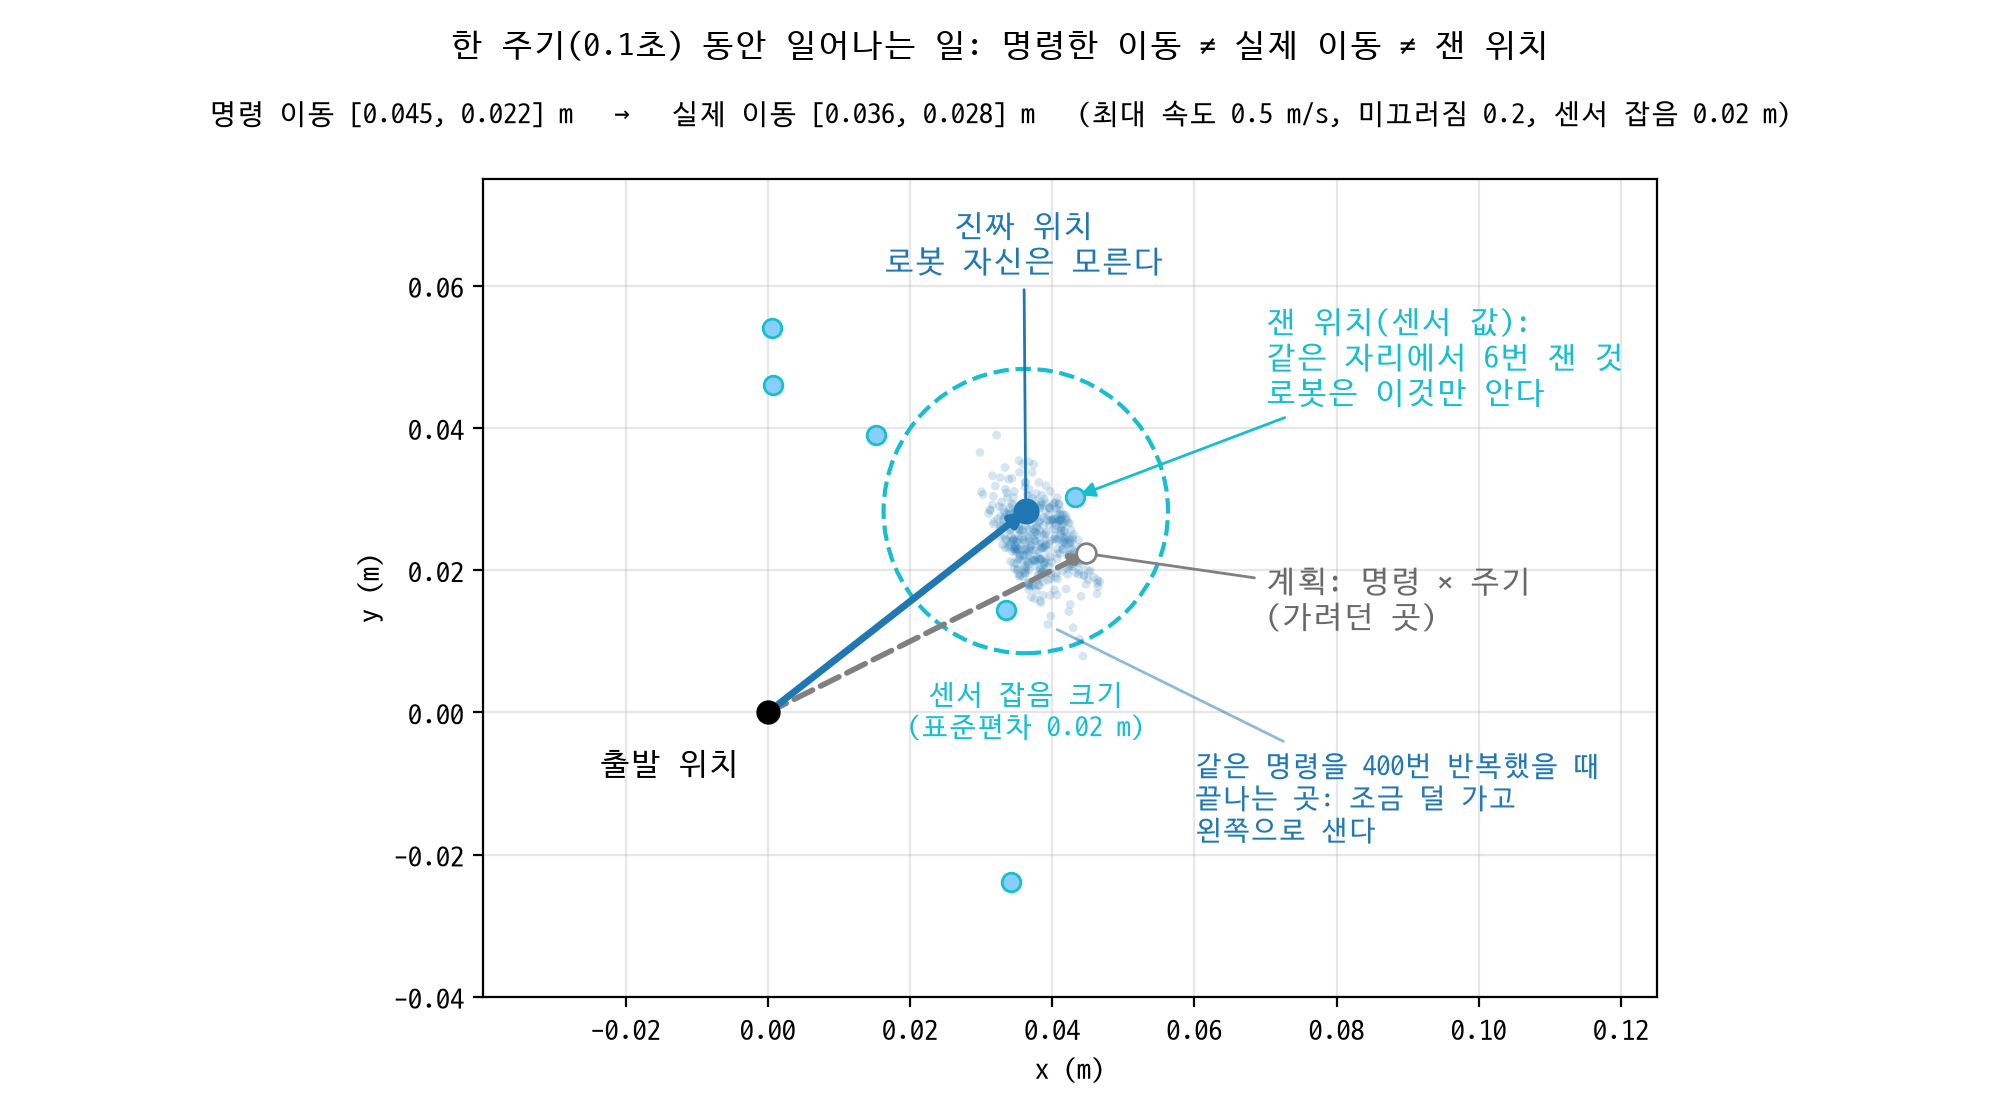

Reproduce this figure in Python.
import matplotlib.pyplot as plt
import numpy as np

# plt.rcParams["font.family"] = "AppleGothic"
plt.rcParams["font.family"] = "D2Coding"
plt.rcParams["axes.unicode_minus"] = False

# point_robot.py 에서 그대로 가져온 부분 (이름과 매개변수 동일)
최대_속도 = 0.5        # m/s


def 속도_제한(속도, 최대=최대_속도):
    크기 = np.linalg.norm(속도)
    return 속도 * (최대 / 크기) if 크기 > 최대 else 속도


def 움직이기(위치, 속도_명령, 주기, 생성기=None, 미끄러짐=0.0):
    이동 = 속도_제한(속도_명령) * 주기
    if 생성기 is not None and 미끄러짐 > 0:
        덜_감 = 생성기.uniform(1 - 미끄러짐, 1.0)
        옆_비율 = 생성기.normal(미끄러짐 / 2, 미끄러짐 / 2)
        왼쪽 = np.array([-이동[1], 이동[0]])
        이동 = 덜_감 * 이동 + 옆_비율 * 왼쪽
    return 위치 + 이동


def 위치_재기(위치, 생성기=None, 잡음=0.0):
    if 생성기 is None or 잡음 == 0:
        return 위치.copy()
    return 위치 + 생성기.normal(0, 잡음, size=2)


# 한 주기: b02 와 같은 방향(목표 [2, 1]), 최대 속도, 주기 0.1초, 미끄러짐 0.2, 센서 잡음 0.02 m
시작, 목표 = np.array([0.0, 0.0]), np.array([2.0, 1.0])
주기, 미끄러짐, 센서_잡음 = 0.1, 0.2, 0.02
속도_명령 = (목표 - 시작) / np.linalg.norm(목표 - 시작) * 최대_속도
생성기 = np.random.default_rng(1)

명령_끝 = 움직이기(시작, 속도_명령, 주기)                       # 미끄러짐 없는 계획
진짜_끝 = 움직이기(시작, 속도_명령, 주기, 생성기, 미끄러짐)     # 이번에 실제로 간 곳
반복 = np.array([움직이기(시작, 속도_명령, 주기, 생성기, 미끄러짐) for _ in range(400)])
잰_점 = np.array([위치_재기(진짜_끝, 생성기, 센서_잡음) for _ in range(6)])
print(f"명령 이동 {(명령_끝 - 시작).round(4)} (길이 {np.linalg.norm(명령_끝 - 시작):.4f} m)")
print(f"실제 이동 {(진짜_끝 - 시작).round(4)} (길이 {np.linalg.norm(진짜_끝 - 시작):.4f} m, "
      f"명령의 {np.linalg.norm(진짜_끝 - 시작) / np.linalg.norm(명령_끝 - 시작):.0%})")
print(f"센서 잡음 표준편차 {센서_잡음} m, 잰 위치 6개 중 첫 값 {잰_점[0].round(4)}")

그림, 칸 = plt.subplots(figsize=(10, 5.6))
칸.scatter(*반복.T, s=10, color="tab:blue", alpha=0.18, edgecolor="none", zorder=2)
칸.add_patch(plt.Circle(진짜_끝, 센서_잡음, fill=False, color="tab:cyan", linestyle="--", linewidth=1.5, zorder=3))
칸.annotate("", xy=명령_끝, xytext=시작, zorder=4,
          arrowprops=dict(arrowstyle="-|>", color="gray", linestyle="--", linewidth=2, shrinkA=0, shrinkB=0))
칸.annotate("", xy=진짜_끝, xytext=시작, zorder=5,
          arrowprops=dict(arrowstyle="-|>", color="tab:blue", linewidth=2.5, shrinkA=0, shrinkB=0))
칸.scatter(*잰_점.T, s=45, color="lightskyblue", edgecolor="tab:cyan", zorder=6)
칸.scatter(*시작, s=60, color="black", zorder=7)
칸.scatter(*명령_끝, s=50, facecolor="white", edgecolor="gray", zorder=7)
칸.scatter(*진짜_끝, s=70, color="tab:blue", zorder=7)

칸.text(시작[0] - 0.004, 시작[1] - 0.005, "출발 위치", fontsize=11, ha="right", va="top")
칸.annotate("계획: 명령 × 주기\n(가려던 곳)", xy=명령_끝, xytext=(0.07, 0.016), fontsize=11, color="dimgray",
          va="center", arrowprops=dict(arrowstyle="-", color="gray"))
칸.annotate("진짜 위치\n로봇 자신은 모른다", xy=진짜_끝, xytext=(0.036, 0.066), fontsize=11, color="tab:blue",
          ha="center", va="center", arrowprops=dict(arrowstyle="-", color="tab:blue"))
가장_먼 = 잰_점[np.argmax(잰_점[:, 0])]
칸.annotate("잰 위치(센서 값):\n같은 자리에서 6번 잰 것\n로봇은 이것만 안다", xy=가장_먼, xytext=(0.07, 0.05), fontsize=11,
          color="tab:cyan", va="center", arrowprops=dict(arrowstyle="-|>", color="tab:cyan"))
칸.annotate("같은 명령을 400번 반복했을 때\n끝나는 곳: 조금 덜 가고\n왼쪽으로 샌다", xy=(0.04, 0.012), xytext=(0.06, -0.012),
          fontsize=10, color="tab:blue", va="center", arrowprops=dict(arrowstyle="-", color="tab:blue", alpha=0.5))
칸.text(진짜_끝[0], 진짜_끝[1] - 센서_잡음 - 0.0035, "센서 잡음 크기\n(표준편차 0.02 m)", fontsize=10,
        color="tab:cyan", ha="center", va="top")

칸.set_xlim(-0.04, 0.125)
칸.set_ylim(-0.04, 0.075)
칸.set_aspect("equal")
칸.set_xticks(np.arange(-0.02, 0.121, 0.02))
칸.set_yticks(np.arange(-0.04, 0.071, 0.02))
칸.set_xlabel("x (m)")
칸.set_ylabel("y (m)")
칸.grid(alpha=0.3)
그림.subplots_adjust(left=0.09, right=0.98, bottom=0.11, top=0.84)
그림.text(0.5, 0.95, "한 주기(0.1초) 동안 일어나는 일: 명령한 이동 ≠ 실제 이동 ≠ 잰 위치", ha="center", fontsize=12)
그림.text(0.5, 0.89, f"명령 이동 {(명령_끝 - 시작).round(3).tolist()} m   →   실제 이동 {(진짜_끝 - 시작).round(3).tolist()} m"
        f"   (최대 속도 {최대_속도} m/s, 미끄러짐 {미끄러짐}, 센서 잡음 {센서_잡음} m)", ha="center", fontsize=10)
그림.savefig("s06_point_robot_step.png", dpi=200)
print("저장: s06_point_robot_step.png")
